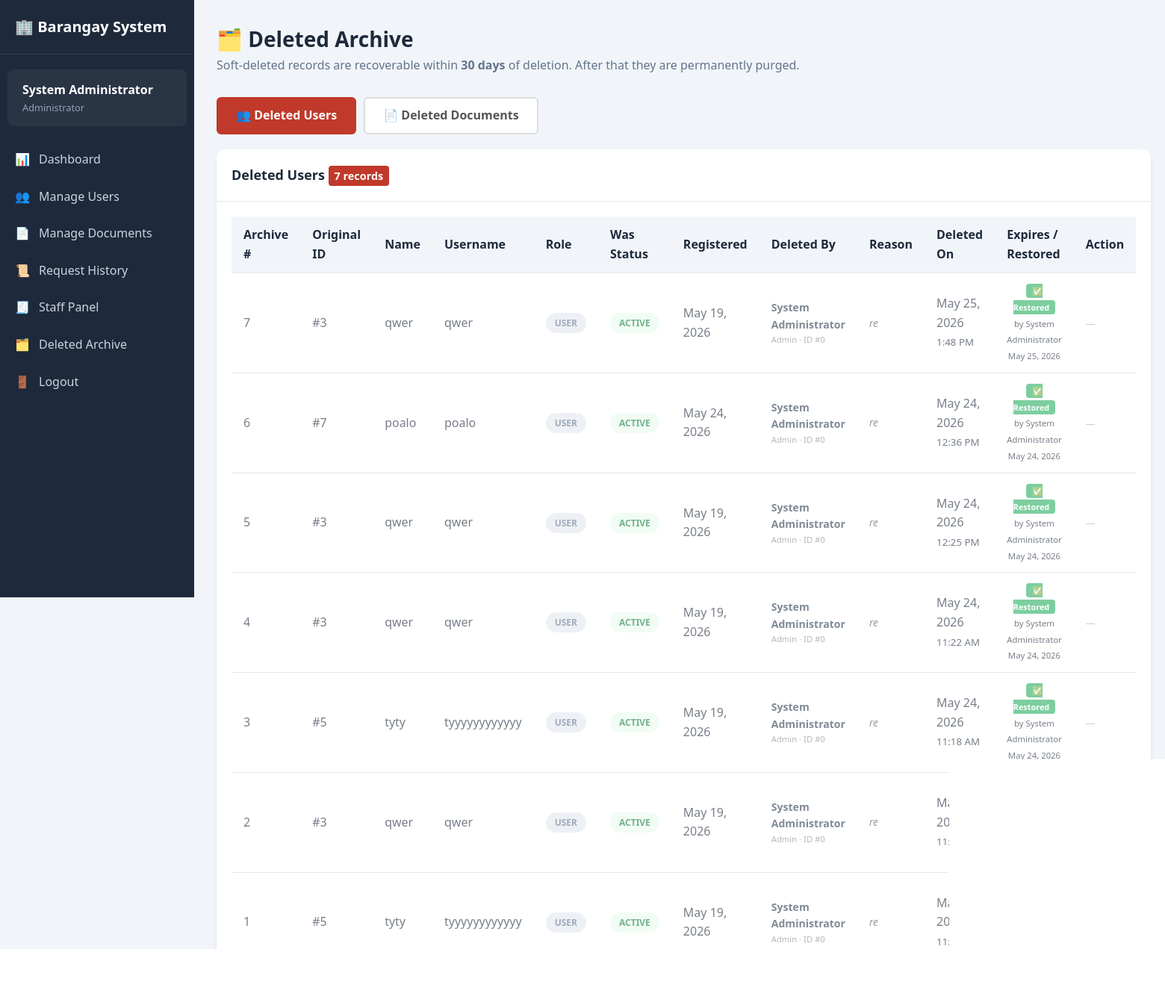
/admin/view_archive.php (signed in), run on the app's committed database.
### tables this page shows
CREATE TABLE `deleted_users_archive` (
  `id` int(11) NOT NULL,
  `original_user_id` int(11) DEFAULT NULL,
  `full_name` varchar(255) DEFAULT NULL,
  `username` varchar(100) DEFAULT NULL,
  `email` varchar(255) DEFAULT NULL,
  `address` text DEFAULT NULL,
  `contact_number` varchar(50) DEFAULT NULL,
  `role` varchar(50) DEFAULT NULL,
  `user_status` varchar(50) DEFAULT NULL,
  `user_created_at` datetime DEFAULT NULL,
  `deleted_by_id` int(11) DEFAULT NULL,
  `deleted_by_name` varchar(255) DEFAULT NULL,
  `deleted_by_role` varchar(50) DEFAULT NULL,
  `deletion_reason` text DEFAULT NULL,
  `ip_address` varchar(100) DEFAULT NULL,
  `deleted_at` datetime DEFAULT NULL,
  `expires_at` datetime DEFAULT NULL,
  `restored_at` datetime DEFAULT NULL,
  `restored_by_id` int(11) DEFAULT NULL,
  `restored_by_name` varchar(255) DEFAULT NULL
);

### config/database.php (called while the page is built, shortened)
<?php
function formatDate($date) {
    return $date ? date('F j, Y', strtotime($date)) : 'N/A';
}

### admin/view_archive.php (the view, shortened to what this page needs)
<?php
require_once '../config/database.php';
$tab     = $_GET['tab'] ?? 'users';
?>
<!DOCTYPE html>
<html lang="en">
<head>
    <link rel="stylesheet" href="/barangay_system/css/style.css">
</head>
<body>
    <div class="dashboard">
        <aside class="sidebar">
            <div class="sidebar-header"><h2>🏢 Barangay System</h2></div>
            <div class="sidebar-user">
                <div class="name"><?= htmlspecialchars($_SESSION['full_name']) ?></div>
                <div class="role">Administrator</div>
            </div>
            <ul class="sidebar-menu">
                <li><a href="dashboard.php"><span class="icon">📊</span> Dashboard</a></li>
                <li><a href="manage_users.php"><span class="icon">👥</span> Manage Users</a></li>
                <li><a href="manage_documents.php"><span class="icon">📄</span> Manage Documents</a></li>
                <li><a href="view_history.php"><span class="icon">📜</span> Request History</a></li>
                <li><a href="/barangay_system/staff/dashboard.php"><span class="icon">🧾</span> Staff Panel</a></li>
                <li><a href="view_archive.php"><span class="icon">🗂️</span> Deleted Archive</a></li>
                <li><a href="/barangay_system/logout.php"><span class="icon">🚪</span> Logout</a></li>
            </ul>
        </aside>
        <main class="main-content">
            <div class="page-header">
                <h1>🗂️ Deleted Archive</h1>
                <p>Soft-deleted records are recoverable within <strong>30 days</strong> of deletion. After that they are permanently purged.</p>
            </div>
            <div class="tab-bar">
                <a href="?tab=users"     class="tab-btn <?= $tab==='users'     ? 'active':'' ?>">👥 Deleted Users</a>
                <a href="?tab=documents" class="tab-btn <?= $tab==='documents' ? 'active':'' ?>">📄 Deleted Documents</a>
            </div>
            <?php if ($tab === 'users'): ?>
            <?php
                $archived_users = $conn->query("
                    SELECT * FROM deleted_users_archive ORDER BY deleted_at DESC
                ")->fetch_all(MYSQLI_ASSOC);
            ?>
            <div class="card">
                <div class="card-header">
                    <h3>Deleted Users <span class="archive-badge"><?= count($archived_users) ?> records</span></h3>
                </div>
                <div class="card-body">
                    <?php if (empty($archived_users)): ?>
                        <div class="empty-archive"><div class="icon">✅</div><p>No deleted users on record.</p></div>
                    <?php else: ?>
                    <div class="table-responsive">
                        <table>
                            <thead>
                                <tr>
                                    <th>Archive #</th><th>Original ID</th><th>Name</th><th>Username</th>
                                    <th>Role</th><th>Was Status</th><th>Registered</th>
                                    <th>Deleted By</th><th>Reason</th><th>Deleted On</th>
                                    <th>Expires / Restored</th><th>Action</th>
                                </tr>
                            </thead>
                            <tbody>
                                <?php foreach ($archived_users as $rec): ?>
                                <?php $isRestored = !empty($rec['restored_at']); ?>
                                <?php $isExpired  = !$isRestored && !empty($rec['expires_at']) && strtotime($rec['expires_at']) < time(); ?>
                                <tr class="<?= $isRestored ? 'restored-row' : '' ?>">
                                    <td><?= $rec['id'] ?></td>
                                    <td>#<?= $rec['original_user_id'] ?></td>
                                    <td><?= htmlspecialchars($rec['full_name']) ?></td>
                                    <td><?= htmlspecialchars($rec['username']) ?></td>
                                    <td>
                                        <span class="badge badge-<?= $rec['role']==='admin'?'danger':($rec['role']==='staff'?'info':'secondary') ?>">
                                            <?= ucfirst($rec['role']) ?>
                                        </span>
                                    </td>
                                    <td>
                                        <span class="badge badge-<?= $rec['user_status']==='active'?'success':'danger' ?>">
                                            <?= ucfirst($rec['user_status']) ?>
                                        </span>
                                    </td>
                                    <td><?= formatDate($rec['user_created_at']) ?></td>
                                    <td class="deleted-by-cell">
                                        <div class="who"><?= htmlspecialchars($rec['deleted_by_name']) ?></div>
                                        <div class="role-tag"><?= ucfirst($rec['deleted_by_role']) ?> · ID #<?= $rec['deleted_by_id'] ?></div>
                                    </td>
                                    <td class="reason-cell"><?= htmlspecialchars($rec['deletion_reason'] ?: '—') ?></td>
                                    <td>
                                        <?= date('M j, Y', strtotime($rec['deleted_at'])) ?><br>
                                        <small><?= date('g:i A', strtotime($rec['deleted_at'])) ?></small>
                                    </td>
                                    <td class="expiry-cell">
                                        <?php if ($isRestored): ?>
                                            <span class="restored-badge">✅ Restored</span><br>
                                            <small>by <?= htmlspecialchars($rec['restored_by_name'] ?? '—') ?></small><br>
                                            <small><?= date('M j, Y', strtotime($rec['restored_at'])) ?></small>
                                        <?php elseif (!empty($rec['expires_at'])): ?>
                                            <?= daysRemaining($rec['expires_at']) ?><br>
                                            <small>Exp: <?= date('M j, Y', strtotime($rec['expires_at'])) ?></small>
                                        <?php else: ?>—<?php endif; ?>
                                    </td>
                                    <td>
                                        <?php if (!$isRestored && !$isExpired): ?>
                                            <form method="POST" onsubmit="return confirm('Restore this user?')">
                                                <input type="hidden" name="action" value="restore_user">
                                                <input type="hidden" name="archive_id" value="<?= $rec['id'] ?>">
                                                <input type="hidden" name="tab" value="users">
                                                <button type="submit" class="btn-restore">♻️ Restore</button>
                                            </form>
                                        <?php elseif ($isExpired): ?>
                                            <span style="color:#aaa;font-size:0.8em;">Expired</span>
                                        <?php else: ?>
                                            <span style="color:#aaa;font-size:0.8em;">—</span>
                                        <?php endif; ?>
                                    </td>
                                </tr>
                                <?php endforeach; ?>
                            </tbody>
                        </table>
                    </div>
                    <?php endif; ?>
                </div>
            </div>
            <?php endif; ?>
        </main>
    </div>
</body>
</html>

### css/style.css (style rules this page uses)
:root { --primary: #2563eb; --primary-dark: #1d4ed8; --secondary: #64748b; --success: #22c55e; --danger: #ef4444; --warning: #f59e0b; --info: #3b82f6; --light: #f8fafc; --dark: #1e293b; --white: #ffffff; --gray-100: #f1f5f9; --gray-200: #e2e8f0; --gray-300: #cbd5e1; --gray-400: #94a3b8; --gray-500: #64748b; --shadow: 0 4px 6px -1px rgba(0, 0, 0, 0.1); --shadow-lg: 0 10px 15px -3px rgba(0, 0, 0, 0.1); --radius: 8px; --radius-lg: 12px; }
* { margin: 0; padding: 0; box-sizing: border-box; }
body { font-family: 'Segoe UI', Tahoma, Geneva, Verdana, sans-serif; background-color: var(--gray-100); color: var(--dark); line-height: 1.6; }
a { text-decoration: none; color: var(--primary); }
.dashboard { display: flex; min-height: 100vh; }
.sidebar { width: 260px; background: var(--dark); color: var(--white); padding: 20px 0; position: fixed; height: 100vh; overflow-y: auto; }
.sidebar-header { padding: 0 20px 20px; border-bottom: 1px solid rgba(255, 255, 255, 0.1); margin-bottom: 20px; }
.sidebar-header h2 { font-size: 1.25rem; display: flex; align-items: center; gap: 10px; }
.sidebar-user { padding: 15px 20px; background: rgba(255, 255, 255, 0.05); margin: 0 10px 20px; border-radius: var(--radius); }
.sidebar-user .name { font-weight: 600; }
.sidebar-user .role { font-size: 0.8rem; color: var(--gray-400); text-transform: capitalize; }
.sidebar-menu { list-style: none; }
.sidebar-menu a { display: flex; align-items: center; gap: 12px; padding: 12px 20px; color: var(--gray-300); transition: all 0.2s ease; }
.sidebar-menu .icon { width: 20px; text-align: center; }
.main-content { flex: 1; margin-left: 260px; padding: 30px; }
.page-header { margin-bottom: 30px; }
.page-header h1 { font-size: 1.75rem; color: var(--dark); }
.page-header p { color: var(--gray-500); }
.card { background: var(--white); border-radius: var(--radius-lg); box-shadow: var(--shadow); overflow: hidden; }
.card-header { padding: 20px; border-bottom: 1px solid var(--gray-200); display: flex; justify-content: space-between; align-items: center; }
.card-header h3 { font-size: 1.125rem; }
.card-body { padding: 20px; }
.table-responsive { overflow-x: auto; }
table { width: 100%; border-collapse: collapse; }
th, td { padding: 12px 16px; text-align: left; border-bottom: 1px solid var(--gray-200); }
th { background: var(--gray-100); font-weight: 600; color: var(--dark); }
.badge { display: inline-block; padding: 4px 12px; border-radius: 20px; font-size: 0.75rem; font-weight: 600; text-transform: uppercase; }
.badge-approved, .badge-success { background: rgba(34, 197, 94, 0.1); color: #15803d; }
.badge-claimed, .badge-secondary { background: var(--gray-200); color: var(--gray-500); }

### admin/view_archive.php (style rules this page uses)
.tab-bar { display: flex; gap: 10px; margin-bottom: 20px; }
.tab-btn { padding: 10px 24px; border-radius: 6px; border: 2px solid #ddd; background: #fff; cursor: pointer; font-size: 1em; font-weight: 600; color: #555; text-decoration: none; }
.tab-btn.active { background: #c0392b; border-color: #c0392b; color: #fff; }
.archive-badge { display: inline-block; background: #c0392b; color: #fff; border-radius: 4px; padding: 2px 8px; font-size: 0.8em; font-weight: 700; }
.deleted-by-cell { font-size: 0.88em; }
.deleted-by-cell .who { font-weight: 700; color: #2c3e50; }
.deleted-by-cell .role-tag { font-size: 0.8em; color: #888; }
.reason-cell { font-size: 0.85em; color: #555; font-style: italic; max-width: 200px; word-break: break-word; }
.expiry-cell { font-size: 0.85em; text-align: center; }
.restored-badge { background: #27ae60; color: #fff; border-radius: 4px; padding: 2px 8px; font-size: 0.8em; font-weight: 700; }
tr.restored-row { opacity: 0.6; }

### data on the page
deleted_users_archive: id "7", original_user "3", full_name "qwer", username "qwer", role "USER", user_status "ACTIVE", user_created_at "May 19, 2026", deleted_by_name "System Administrator", deleted_by_role "Admin", deleted_by "0", deletion_reason "re", deleted_at "May 25, 2026", deleted_at "1:48 PM", restored_by_name "System Administrator", restored_at "May 25, 2026"
deleted_users_archive: id "6", original_user "7", full_name "poalo", username "poalo", role "USER", user_status "ACTIVE", user_created_at "May 24, 2026", deleted_by_name "System Administrator", deleted_by_role "Admin", deleted_by "0", deletion_reason "re", deleted_at "May 24, 2026", deleted_at "12:36 PM", restored_by_name "System Administrator", restored_at "May 24, 2026"
deleted_users_archive: id "5", original_user "3", full_name "qwer", username "qwer", role "USER", user_status "ACTIVE", user_created_at "May 19, 2026", deleted_by_name "System Administrator", deleted_by_role "Admin", deleted_by "0", deletion_reason "re", deleted_at "May 24, 2026", deleted_at "12:25 PM", restored_by_name "System Administrator", restored_at "May 24, 2026"
deleted_users_archive: id "4", original_user "3", full_name "qwer", username "qwer", role "USER", user_status "ACTIVE", user_created_at "May 19, 2026", deleted_by_name "System Administrator", deleted_by_role "Admin", deleted_by "0", deletion_reason "re", deleted_at "May 24, 2026", deleted_at "11:22 AM", restored_by_name "System Administrator", restored_at "May 24, 2026"
deleted_users_archive: id "3", original_user "5", full_name "tyty", username "tyyyyyyyyyyyy", role "USER", user_status "ACTIVE", user_created_at "May 19, 2026", deleted_by_name "System Administrator", deleted_by_role "Admin", deleted_by "0", deletion_reason "re", deleted_at "May 24, 2026", deleted_at "11:18 AM", restored_by_name "System Administrator", restored_at "May 24, 2026"
deleted_users_archive: id "2", original_user "3", full_name "qwer", username "qwer", role "USER", user_status "ACTIVE", user_created_at "May 19, 2026", deleted_by_name "System Administrator", deleted_by_role "Admin", deleted_by "0", deletion_reason "re", deleted_at "May 24, 2026", deleted_at "11:18 AM"
deleted_users_archive: id "1", original_user "5", full_name "tyty", username "tyyyyyyyyyyyy", role "USER", user_status "ACTIVE", user_created_at "May 19, 2026", deleted_by_name "System Administrator", deleted_by_role "Admin", deleted_by "0", deletion_reason "re", deleted_at "May 24, 2026", deleted_at "11:15 AM"

### other printed values
$_SESSION['full_name'] "System Administrator"
count($archived_users) "7"
